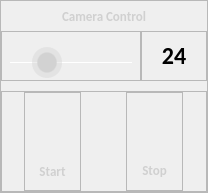
                        <widget class="QFrame" name="Controle_camera">
                         <property name="minimumSize">
                          <size>
                           <width>0</width>
                           <height>0</height>
                          </size>
                         </property>
                         <property name="maximumSize">
                          <size>
                           <width>197</width>
                           <height>16777215</height>
                          </size>
                         </property>
                         <property name="frameShape">
                          <enum>QFrame::StyledPanel</enum>
                         </property>
                         <property name="frameShadow">
                          <enum>QFrame::Raised</enum>
                         </property>
                         <layout class="QVBoxLayout" name="verticalLayout_22">
                          <property name="spacing">
                           <number>10</number>
                          </property>
                          <property name="leftMargin">
                           <number>0</number>
                          </property>
                          <property name="topMargin">
                           <number>4</number>
                          </property>
                          <property name="rightMargin">
                           <number>0</number>
                          </property>
                          <property name="bottomMargin">
                           <number>0</number>
                          </property>
                          <item>
                           <widget class="QLabel" name="label_8">
                            <property name="minimumSize">
                             <size>
                              <width>0</width>
                              <height>16</height>
                             </size>
                            </property>
                            <property name="maximumSize">
                             <size>
                              <width>16777215</width>
                              <height>10</height>
                             </size>
                            </property>
                            <property name="font">
                             <font>
                              <family>Calibri</family>
                              <pointsize>10</pointsize>
                              <weight>75</weight>
                              <bold>true</bold>
                             </font>
                            </property>
                            <property name="styleSheet">
                             <string notr="true">color: rgb(208, 208, 208);
border-radius: none;
border-top: 20px;</string>
                            </property>
                            <property name="text">
                             <string>Camera Control</string>
                            </property>
                            <property name="alignment">
                             <set>Qt::AlignCenter</set>
                            </property>
                           </widget>
                          </item>
                          <item>
                           <widget class="QWidget" name="widget_20" native="true">
                            <property name="maximumSize">
                             <size>
                              <width>16777215</width>
                              <height>50</height>
                             </size>
                            </property>
                            <layout class="QHBoxLayout" name="horizontalLayout_25">
                             <property name="spacing">
                              <number>0</number>
                             </property>
                             <property name="leftMargin">
                              <number>0</number>
                             </property>
                             <property name="topMargin">
                              <number>0</number>
                             </property>
                             <property name="rightMargin">
                              <number>0</number>
                             </property>
                             <property name="bottomMargin">
                              <number>0</number>
                             </property>
                             <item>
                              <widget class="QFrame" name="frame_25">
                               <property name="minimumSize">
                                <size>
                                 <width>140</width>
                                 <height>0</height>
                                </size>
                               </property>
                               <property name="maximumSize">
                                <size>
                                 <width>140</width>
                                 <height>16777215</height>
                                </size>
                               </property>
                               <property name="frameShape">
                                <enum>QFrame::StyledPanel</enum>
                               </property>
                               <property name="frameShadow">
                                <enum>QFrame::Raised</enum>
                               </property>
                               <layout class="QVBoxLayout" name="verticalLayout_20">
                                <property name="spacing">
                                 <number>0</number>
                                </property>
                                <property name="leftMargin">
                                 <number>0</number>
                                </property>
                                <property name="topMargin">
                                 <number>0</number>
                                </property>
                                <property name="rightMargin">
                                 <number>0</number>
                                </property>
                                <property name="bottomMargin">
                                 <number>0</number>
                                </property>
                                <item alignment="Qt::AlignHCenter">
                                 <widget class="QSlider" name="slider_exposure_time_2">
                                  <property name="minimumSize">
                                   <size>
                                    <width>122</width>
                                    <height>60</height>
                                   </size>
                                  </property>
                                  <property name="styleSheet">
                                   <string notr="true">QSlider:horizontal {
    min-height: 60px;
}
QSlider::groove:horizontal {
    height: 1px;
    background: white; 
}
QSlider::handle:horizontal {
    width: 30px;
    margin-top: -15px;
    margin-bottom: -15px;
    border-radius: 15px;
    background: qradialgradient(spread:reflect, cx:0.5, cy:0.5, radius:0.5, fx:0.5, fy:0.5, stop:0.6 rgba(210, 210, 210, 255), stop:0.7 rgba(210, 210, 210, 100));
}
QSlider::handle:horizontal:hover {
    background: qradialgradient(spread:reflect, cx:0.5, cy:0.5, radius:0.5, fx:0.5, fy:0.5, stop:0.6 rgba(255, 255, 255, 255), stop:0.7 rgba(255, 255, 255, 100));
}</string>
                                  </property>
                                  <property name="maximum">
                                   <number>1000</number>
                                  </property>
                                  <property name="singleStep">
                                   <number>1</number>
                                  </property>
                                  <property name="value">
                                   <number>240</number>
                                  </property>
                                  <property name="orientation">
                                   <enum>Qt::Horizontal</enum>
                                  </property>
                                 </widget>
                                </item>
                               </layout>
                              </widget>
                             </item>
                             <item>
                              <widget class="QFrame" name="frame_26">
                               <property name="frameShape">
                                <enum>QFrame::StyledPanel</enum>
                               </property>
                               <property name="frameShadow">
                                <enum>QFrame::Raised</enum>
                               </property>
                               <layout class="QGridLayout" name="gridLayout_10">
                                <item row="0" column="0" alignment="Qt::AlignHCenter">
                                 <widget class="QLabel" name="slider_exposure_label_2">
                                  <property name="minimumSize">
                                   <size>
                                    <width>46</width>
                                    <height>0</height>
                                   </size>
                                  </property>
                                  <property name="font">
                                   <font>
                                    <family>Calibri</family>
                                    <pointsize>18</pointsize>
                                    <weight>75</weight>
                                    <bold>true</bold>
                                   </font>
                                  </property>
                                  <property name="styleSheet">
                                   <string notr="true">color: rgb(0, 0, 0);
</string>
                                  </property>
                                  <property name="text">
                                   <string>24</string>
                                  </property>
                                  <property name="alignment">
                                   <set>Qt::AlignCenter</set>
                                  </property>
                                 </widget>
                                </item>
                               </layout>
                              </widget>
                             </item>
                            </layout>
                           </widget>
                          </item>
                          <item>
                           <widget class="QFrame" name="frame_30">
                            <property name="minimumSize">
                             <size>
                              <width>0</width>
                              <height>89</height>
                             </size>
                            </property>
                            <property name="frameShape">
                             <enum>QFrame::StyledPanel</enum>
                            </property>
                            <property name="frameShadow">
                             <enum>QFrame::Raised</enum>
                            </property>
                            <layout class="QHBoxLayout" name="horizontalLayout_26">
                             <property name="spacing">
                              <number>0</number>
                             </property>
                             <property name="leftMargin">
                              <number>0</number>
                             </property>
                             <property name="topMargin">
                              <number>0</number>
                             </property>
                             <property name="rightMargin">
                              <number>0</number>
                             </property>
                             <property name="bottomMargin">
                              <number>0</number>
                             </property>
                             <item alignment="Qt::AlignHCenter">
                              <widget class="QFrame" name="frame_31">
                               <property name="frameShape">
                                <enum>QFrame::StyledPanel</enum>
                               </property>
                               <property name="frameShadow">
                                <enum>QFrame::Raised</enum>
                               </property>
                               <layout class="QGridLayout" name="gridLayout_11">
                                <property name="leftMargin">
                                 <number>0</number>
                                </property>
                                <property name="topMargin">
                                 <number>9</number>
                                </property>
                                <property name="rightMargin">
                                 <number>0</number>
                                </property>
                                <property name="bottomMargin">
                                 <number>18</number>
                                </property>
                                <property name="spacing">
                                 <number>0</number>
                                </property>
                                <item row="1" column="0">
                                 <widget class="QLabel" name="label_17">
                                  <property name="minimumSize">
                                   <size>
                                    <width>0</width>
                                    <height>15</height>
                                   </size>
                                  </property>
                                  <property name="maximumSize">
                                   <size>
                                    <width>16777215</width>
                                    <height>0</height>
                                   </size>
                                  </property>
                                  <property name="font">
                                   <font>
                                    <family>Calibri</family>
                                    <pointsize>10</pointsize>
                                    <weight>75</weight>
                                    <bold>true</bold>
                                   </font>
                                  </property>
                                  <property name="styleSheet">
                                   <string notr="true">color: rgb(208, 208, 208);</string>
                                  </property>
                                  <property name="text">
                                   <string>Start</string>
                                  </property>
                                  <property name="alignment">
                                   <set>Qt::AlignCenter</set>
                                  </property>
                                 </widget>
                                </item>
                                <item row="0" column="0">
                                 <widget class="QToolButton" name="button_frame_2">
                                  <property name="minimumSize">
                                   <size>
                                    <width>55</width>
                                    <height>55</height>
                                   </size>
                                  </property>
                                  <property name="maximumSize">
                                   <size>
                                    <width>55</width>
                                    <height>55</height>
                                   </size>
                                  </property>
                                  <property name="styleSheet">
                                   <string notr="true">border-radius: 19px; 
background-color: None;
background-repeat: no-repeat; 
background-position: center;</string>
                                  </property>
                                  <property name="text">
                                   <string/>
                                  </property>
                                  <property name="icon">
                                   <iconset>
                                    <normaloff>images/button_start_stop.png</normaloff>images/button_start_stop.png</iconset>
                                  </property>
                                  <property name="iconSize">
                                   <size>
                                    <width>90</width>
                                    <height>90</height>
                                   </size>
                                  </property>
                                  <property name="checkable">
                                   <bool>false</bool>
                                  </property>
                                  <property name="autoRepeat">
                                   <bool>false</bool>
                                  </property>
                                  <property name="autoExclusive">
                                   <bool>false</bool>
                                  </property>
                                 </widget>
                                </item>
                               </layout>
                              </widget>
                             </item>
                             <item alignment="Qt::AlignHCenter">
                              <widget class="QFrame" name="frame_32">
                               <property name="frameShape">
                                <enum>QFrame::StyledPanel</enum>
                               </property>
                               <property name="frameShadow">
                                <enum>QFrame::Raised</enum>
                               </property>
                               <layout class="QGridLayout" name="gridLayout_12">
                                <property name="leftMargin">
                                 <number>0</number>
                                </property>
                                <property name="topMargin">
                                 <number>6</number>
                                </property>
                                <property name="rightMargin">
                                 <number>0</number>
                                </property>
                                <property name="bottomMargin">
                                 <number>18</number>
                                </property>
                                <property name="spacing">
                                 <number>0</number>
                                </property>
                                <item row="0" column="0" alignment="Qt::AlignHCenter">
                                 <widget class="QToolButton" name="button_movie_2">
                                  <property name="enabled">
                                   <bool>true</bool>
                                  </property>
                                  <property name="minimumSize">
                                   <size>
                                    <width>55</width>
                                    <height>55</height>
                                   </size>
                                  </property>
                                  <property name="maximumSize">
                                   <size>
                                    <width>55</width>
                                    <height>55</height>
                                   </size>
                                  </property>
                                  <property name="layoutDirection">
                                   <enum>Qt::LeftToRight</enum>
                                  </property>
                                  <property name="styleSheet">
                                   <string notr="true">border-radius: 19px; 
background-color: None;
background-repeat: no-repeat; 
background-position: center;</string>
                                  </property>
                                  <property name="text">
                                   <string/>
                                  </property>
                                  <property name="icon">
                                   <iconset>
                                    <normaloff>images/Stopp.svg</normaloff>images/Stopp.svg</iconset>
                                  </property>
                                  <property name="iconSize">
                                   <size>
                                    <width>80</width>
                                    <height>80</height>
                                   </size>
                                  </property>
                                 </widget>
                                </item>
                                <item row="1" column="0">
                                 <widget class="QLabel" name="label_19">
                                  <property name="minimumSize">
                                   <size>
                                    <width>0</width>
                                    <height>15</height>
                                   </size>
                                  </property>
                                  <property name="maximumSize">
                                   <size>
                                    <width>16777215</width>
                                    <height>0</height>
                                   </size>
                                  </property>
                                  <property name="font">
                                   <font>
                                    <family>Calibri</family>
                                    <pointsize>10</pointsize>
                                    <weight>75</weight>
                                    <bold>true</bold>
                                   </font>
                                  </property>
                                  <property name="styleSheet">
                                   <string notr="true">color: rgb(208, 208, 208);</string>
                                  </property>
                                  <property name="text">
                                   <string>Stop</string>
                                  </property>
                                  <property name="alignment">
                                   <set>Qt::AlignCenter</set>
                                  </property>
                                 </widget>
                                </item>
                               </layout>
                              </widget>
                             </item>
                            </layout>
                           </widget>
                          </item>
                         </layout>
                        </widget>
